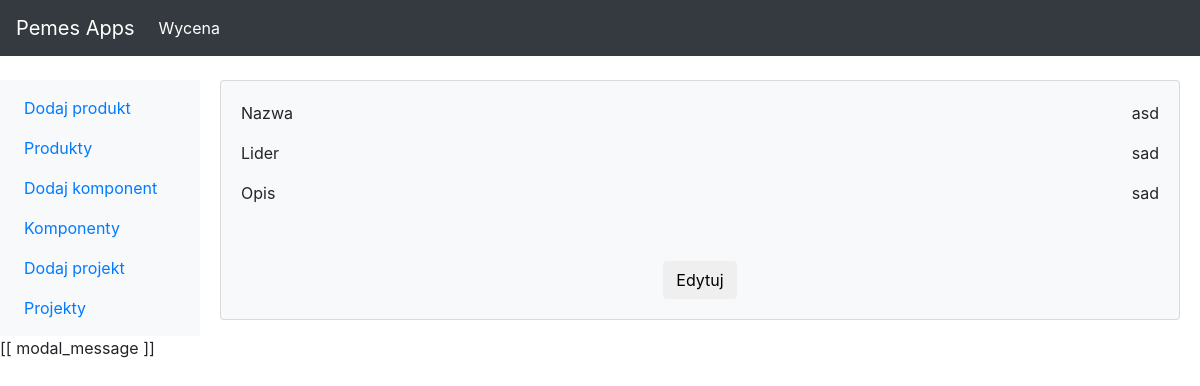
The app's page /pricing/project/1/, older data.
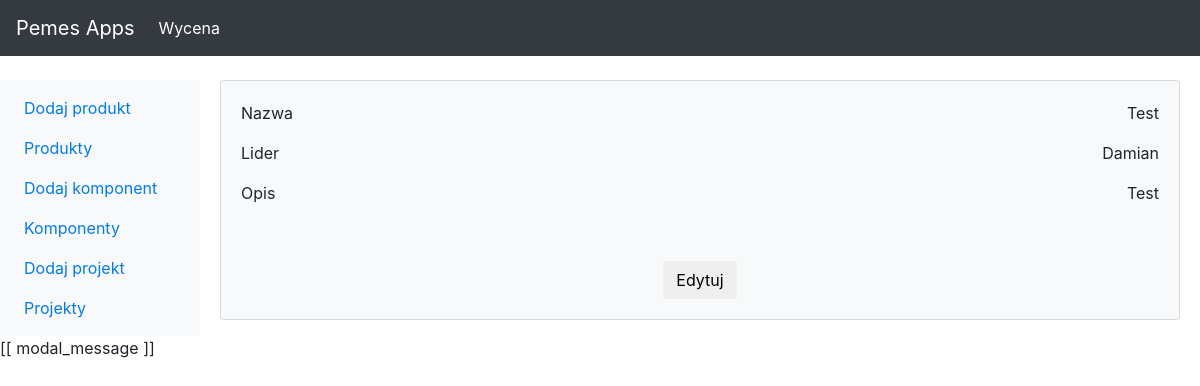
The same page, newer data.
### pricing/models.py (models this page shows, shortened)
class Relationship:
    def add_child(self, child, amount):
        self.relationship_model.create(
            child=child,
            amount=amount
        )

class Project(models.Model, Relationship):
    name = models.CharField(max_length=30)
    leader = models.CharField(max_length=35)
    description = models.TextField()
    class Meta:
        unique_together = ['name', 'leader']
    def __init__(self, *args, **kwargs):
        super(Project, self).__init__(*args, **kwargs)
        self.relationship_model = self.components
        self.child_model = Component
    def get_all_products(self):
        products = []
        for relation in self.components.all():
            child = relation.child
            products.extend(
                child.get_all_products(
                    relation.amount * 1, child
                )
            )
        return products

### pricing/views.py (the view)
class ProjectDetailsView(SingleObjectMixin, TemplateView):
    model = Project
    object = None
    def get_context_data(self, **kwargs):
        context = super().get_context_data(**kwargs)
        project = self.get_object()
        if project is not None:
            context['pk'] = project.pk
            context['name'] = project.name
            context['leader'] = project.leader
            context['description'] = project.description
            context['products'] = project.get_all_products()
            print(context['products'])
        return context

### pricing/models.py (called while the page is built)
    def get_all_products(self, amount, component):
        products = [{"amount": amount, "object": self, "component": component}]
        return products

    def get_all_products(self, amount, component):
        products = []
        for relation in self.relationship.all():
            child = relation.child
            if child.is_component:
                products.extend(
                    child.component.get_all_products(
                        relation.amount * amount, component
                    )
                )
            else:
                products.extend(
                    child.product.get_all_products(
                        relation.amount * amount, component
                    )
                )
        return products

### pricing/views.py (called while the page is built)
    def get_context_data(self, **kwargs):
        context = super().get_context_data(**kwargs)
        context['pricing_active'] = 'active'
        context[self.active] = 'active'
        return context

### pricing/templates/pricing/details_project.html (shortened to what this page needs)
{% extends "template.html" %}
    {% load staticfiles %}
{% block navigation %}
{% include "pricing/navigation.html" %}
{% endblock %}
{% block content %}
   <div class="card bg-light mx-auto" style="max-width: 60rem;">
      <div class="text-center">
          <div class="card-body">
            <div style="float:left;"><p class="card-text" >Nazwa</p></div>
            <div style="float:right;"><p class="card-text" >{{ name }}</p></div>
          </div>
          <div class="card-body">
            <div style="float:left;"><p class="card-text" >Lider</p></div>
            <div style="float:right;"><p class="card-text" >{{ leader }}</p></div>
          </div>
          <div class="card-body">
            <div style="float:left;"><p class="card-text" >Opis</p></div>
            <div style="float:right;"><p class="card-text" >{{ description }}</p></div>
          </div>
          <div class="card-body" id="details_project">
          </div>
          <div class="card-body">
            <button type="button" class="save btn btn-default" onclick="location.href='/pricing/project/edit/{{pk}}'">Edytuj</button>
          </div>
      </div>
    </div>
{% endblock %}

Row changes from the older to the newer data that the page shows:
changed Project: name "asd" → "Test"; leader "sad" → "Damian"; description "sad" → "Test"
